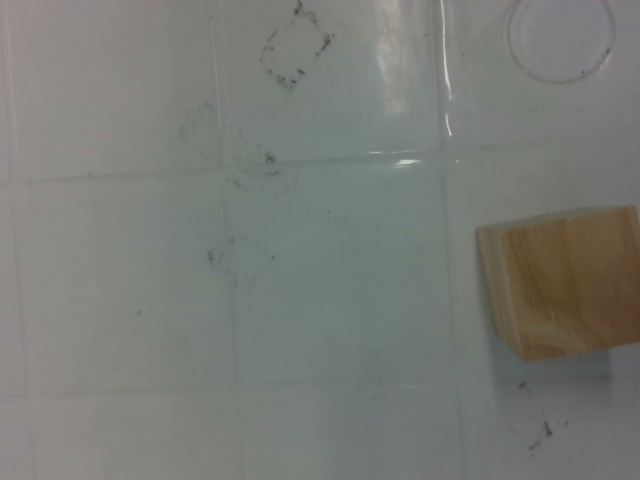
#> input picture color1.jpg, 640 x 480 px
$ python findthing.py   (older library calls are emulated)
#> lines starting #> are read from the running program, lines starting #| are printed output that depends on the picture; after the words box and inside, x2 and y2 are one past the last pixel; in counts of white or black regions, pixels touching at a corner belong together
import cv2
import numpy as np

#读取图片
def ReadImg():
    img = cv2.imread('color1.jpg',1)
#> img is the input picture: shape (480, 640, 3); mean B, G, R 117.6, 122.6, 120.3
    cv2.imshow('src',img)
    return img

#高斯滤波
def GausBlur(src):
    dst = cv2.GaussianBlur(src,(5,5),1.5)
    cv2.imshow('GausBlur',dst)
    return dst

#灰度处理
def Gray_img(src):
    gray = cv2.cvtColor(src,cv2.COLOR_BGR2GRAY)
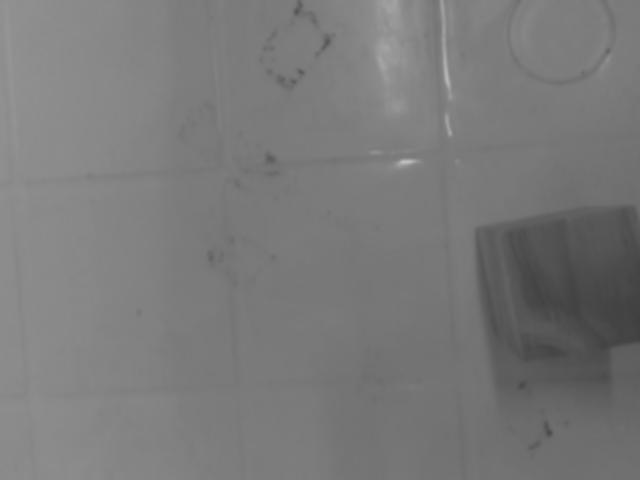
#> gray: shape (480, 640); min 62, max 190, mean 121.3
    cv2.imshow('gray',gray)
    return gray

#二值化
def threshold_img(src):
    ret, binary = cv2.threshold(src,0,255,cv2.THRESH_BINARY | cv2.THRESH_TRIANGLE)
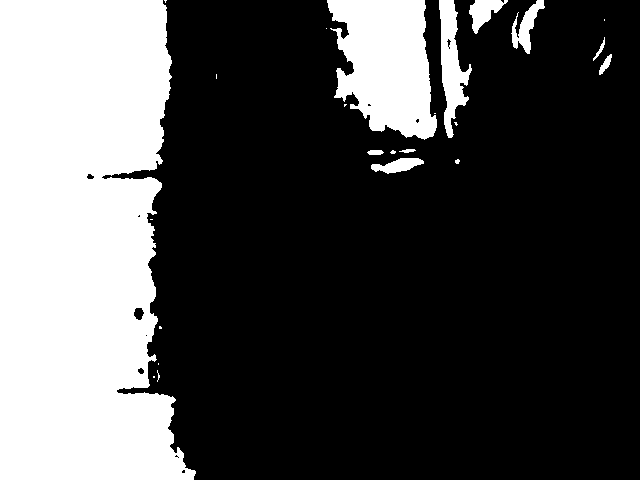
#> binary: shape (480, 640); 30.1% white; 24 white regions (14 under 20 px), largest, box (x1, y1, x2, y2) and area: (0, 0, 196, 480) 76989, (327, 0, 437, 140) 11038, (439, 0, 472, 138) 2187
#> ret = 128
    print("threshold value %s"%ret)
#| threshold value 128.0
    cv2.imshow('threshold',binary)
    return binary

#开运算操作
def open_mor(src):
    kernel = np.ones((5,5),np.uint8)
    opening = cv2.morphologyEx(src,cv2.MORPH_OPEN,kernel, iterations=3) #iterations进行3次操作
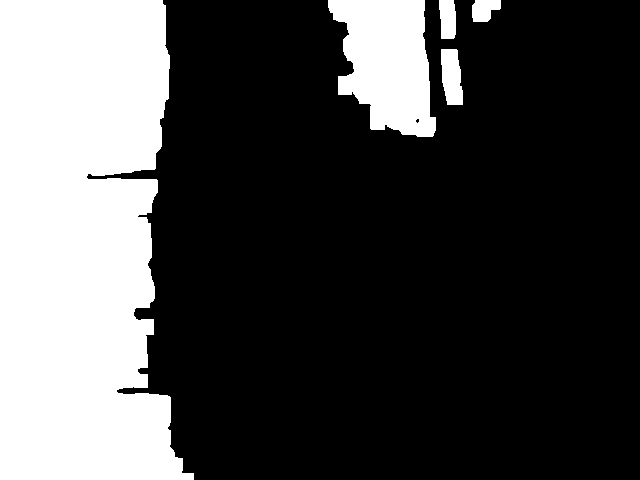
#> opening: shape (480, 640); 28.9% white; 5 white regions, box (x1, y1, x2, y2) and area: (0, 0, 194, 480) 76154, (328, 0, 436, 137) 10538, (441, 49, 463, 105) 995, (439, 0, 456, 39) 594, (472, 0, 501, 22) 495
    cv2.imshow('open',opening)
    return opening

#轮廓拟合
def draw_shape(open_img,gray_img):
    im2, contours, hierarchy = cv2.findContours(open_img, cv2.RETR_TREE, cv2.CHAIN_APPROX_SIMPLE)
    cnt = contours[0] #得到第一个的轮廓

    rect = cv2.minAreaRect(cnt)
    box = cv2.boxPoints(rect)
    box = np.int0(box)
    cv2.drawContours(src,[box],0,(0,0,255),3) #画矩形框


    #图像轮廓及中心点坐标
    M = cv2.moments(cnt)# 计算第一条轮廓的各阶矩,字典形式
    center_x = int(M['m10']/M['m00'])
    center_y = int(M['m01']/M['m00'])
    print('center_x:',center_x)
    print('center_y:',center_y)
    cv2.circle(src,(center_x,center_y),7,128,-1)#绘制中心点
    str1 = '(' + str(center_x)+ ',' +str(center_y) +')' #把坐标转化为字符串
    cv2.putText(src,str1,(center_x-50,center_y+40),cv2.FONT_HERSHEY_SIMPLEX,1,(255,255,0),2,cv2.LINE_AA)#绘制坐标点位

    cv2.imshow('show',src)

src = ReadImg()
gaus_img = GausBlur(src)
gray_img = Gray_img(gaus_img)
thres_img = threshold_img(gray_img)
open_img = open_mor(thres_img)
# draw_shape(open_img,src)


cv2.waitKey(0)
